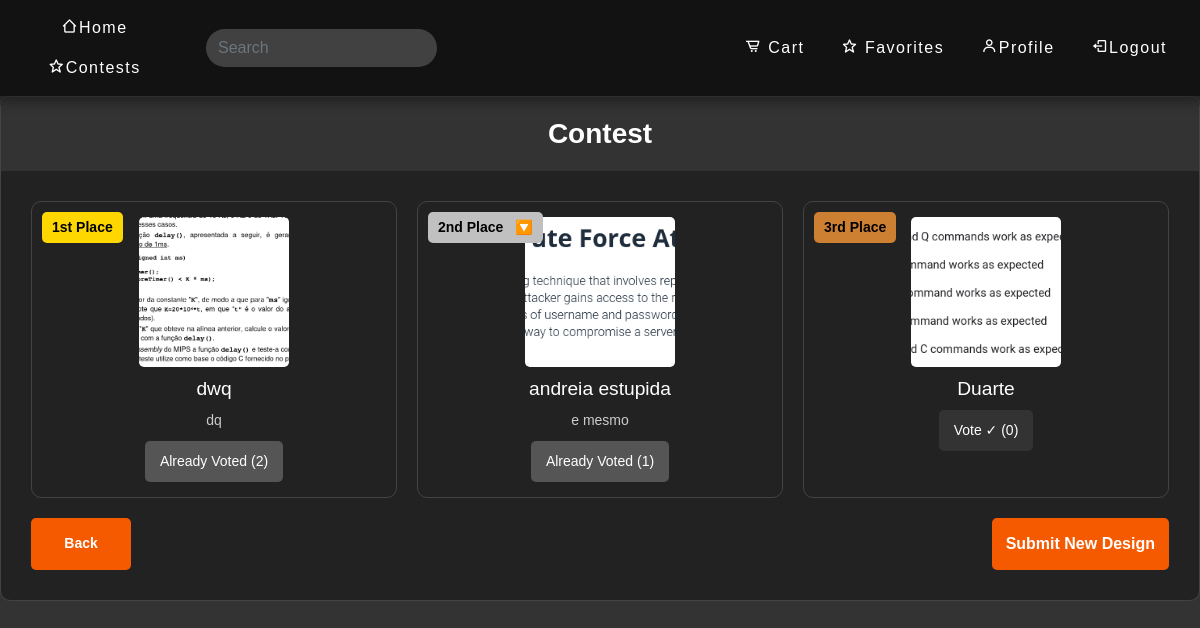
Page /contests (signed in) on the committed database.
### app_org/models.py (models this page shows)
class Submission(db.Model):
    id = db.Column(db.Integer, primary_key=True)
    name = db.Column(db.String(100))
    description = db.Column(db.String(1000))
    image = db.Column(db.String(100), nullable=False)
    approved = db.Column(db.Boolean, default=False)
    votes = db.Column(db.Integer, default=0)
    user_id = db.Column(db.Integer, db.ForeignKey('user.id'), nullable=False)
    user = db.relationship('User', backref=db.backref('submissions', lazy=True))

### app_org/main.py (the view)
@main.route('/contests', methods=['GET'])
@login_required
def contests():
    user = User.query.filter_by(id=current_user.id).first()
    if user.isAdmin:
        return redirect(url_for('main.concurso'))
    submissions = Submission.query.filter_by(approved=True).order_by(Submission.votes.desc()).all()
    user_votes = Vote.query.filter_by(user_id=user.id).all()
    voted_submission_ids = {vote.submission_id for vote in user_votes}
    return render_template('contests.html', user=user, submissions=submissions, voted_submission_ids=voted_submission_ids)

### app_org/templates/contests.html (shortened to what this page needs)
{% extends 'base.html' %}
{% block styles %}
<link rel="stylesheet" href="{{ url_for('static', filename='css/contests.css') }}">
{% endblock %}
{% block content %}
{% include 'navbar.html' %}
<div class="contests-container">
    <header>
        <h1>Contest</h1>
    </header>
    <div class="submissions-grid" id="submissions-grid">
        {% for submission in submissions %}
        {% if submission.approved %}
        <div class="submission {% if loop.index0 == 0 %}first{% elif loop.index0 == 1 %}second{% elif loop.index0 == 2 %}third{% endif %}" data-votes="{{ submission.votes }}" style="animation-delay: {{ loop.index0 * 0.1 }}s">
            {% set position_map = ['1st Place', '2nd Place', '3rd Place'] %}
            <div class="position-label">
                {{ position_map[loop.index0] if loop.index0 < 3 else loop.index0 + 1 ~ 'th Place' }}
            </div>
            <img src="{{ url_for('static', filename='assets/' + submission.image) }}" alt="Submission T-shirt">
            <h2 class="submission-title">{{ submission.name | default('T-shirt Submission') }}</h2>
            <p class="submission-description">{{ submission.description | default('A custom T-shirt design') }}</p>
            <div class="submission-actions">
                {% if submission.id in voted_submission_ids %}
                    <button class="vote-btn voted" disabled>Already Voted ({{ submission.votes }})</button>
                {% else %}
                    <form action="/vote/{{ submission.id }}" method="POST" onsubmit="setTimeout(reorderSubmissionsWithAnimation, 100);">
                        <button class="vote-btn">Vote ✓ ({{ submission.votes }})</button>
                    </form>
                {% endif %}
            </div>
        </div>
        {% endif %}
        {% endfor %}
    </div>
    <div class="action-buttons">
        <button class="back-btn" onclick="history.back()">Back</button>
        <form action="/picture" method="GET" class="submit-form-right">
            <button class="submit-btn">Submit New Design</button>
        </form>
    </div>
</div>
{% endblock %}

### app_org/static/css/style.css (style rules this page uses)
body { background-color: #3b3b3b; color: #ffffff; text-align: center; }

### app_org/static/css/contests.css (style rules this page uses)
body { font-family: Arial, sans-serif; background-color: #333; margin: 0; padding: 0; color: #fff; }
.contests-container { max-width: 1200px; margin: 40px auto; background-color: #222; border-radius: 10px; border: 1px solid #444; padding: 30px; }
header { background-color: #333; color: white; padding: 20px; text-align: center; border-radius: 10px 10px 0 0; margin: -30px -30px 30px -30px; }
h1 { margin: 0; font-size: 28px; font-weight: bold; }
.submissions-grid { display: grid; grid-template-columns: repeat(auto-fit, minmax(200px, 1fr)); gap: 20px; margin-bottom: 20px; }
.submission { text-align: center; background-color: #222; border: 1px solid #444; border-radius: 10px; padding: 15px; transition: transform 0.3s, box-shadow 0.3s; position: relative; animation: slideUp 0.5s ease forwards; }
.submission img { width: 150px; height: 150px; object-fit: cover; border-radius: 5px; cursor: pointer; }
.submission-title { color: #fff; margin: 10px 0; font-size: 1.2rem; }
.submission-description { font-size: 14px; color: #ccc; margin: 10px 0; }
.position-label { position: absolute; top: 10px; left: 10px; background-color: #f55a00; color: #fff; padding: 5px 10px; border-radius: 5px; font-size: 14px; font-weight: bold; }
.submission:nth-child(1) .position-label { background-color: #FFD700; color: #000; }
.submission:nth-child(2) .position-label { background-color: #C0C0C0; color: #000; }
.submission:nth-child(3) .position-label { background-color: #CD7F32; color: #000; }
.submission-actions { display: flex; justify-content: center; gap: 10px; margin-top: 10px; }
.vote-btn { background-color: #333; color: #fff; padding: 10px 15px; border: none; border-radius: 5px; font-size: 14px; cursor: pointer; transition: background-color 0.3s ease, transform 0.3s ease; }
.vote-btn.voted, .vote-btn:disabled { background-color: #555; cursor: not-allowed; transform: none; }
.action-buttons { display: flex; justify-content: space-between; margin-top: 20px; }
.submit-form-right { display: inline-block; }
.back-btn { background-color: #f55a00; color: #fff; padding: 10px 15px; border: none; border-radius: 5px; font-size: 14px; font-weight: 600; cursor: pointer; transition: background-color 0.3s ease, transform 0.3s ease; width: 100px; }
.submit-btn { background-color: #f55a00; color: #fff; padding: 14px; border: none; border-radius: 5px; font-size: 16px; font-weight: 600; cursor: pointer; transition: background-color 0.3s ease, transform 0.3s ease; width: 100%; max-width: 200px; }

### rows in the picture
Submission: position_map "1st Place", image (picture), name "dwq", description "dq", votes "2"
Submission: position_map "2nd Place", image (picture), name "andreia estupida", description "e mesmo", votes "1"
Submission: position_map "3rd Place", image (picture), name "Duarte", votes "0"
